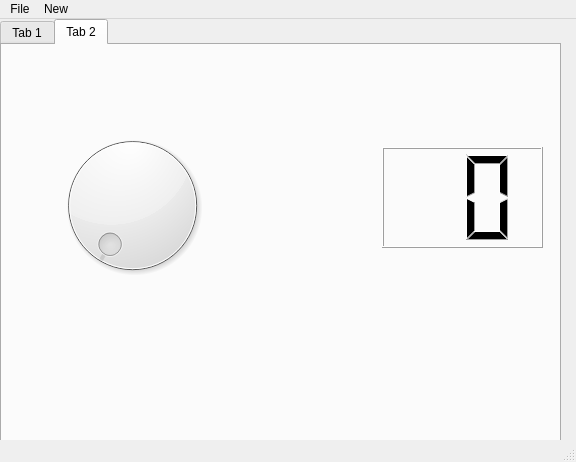
<?xml version="1.0" encoding="UTF-8"?>
<ui version="4.0">
 <class>MainWindow</class>
 <widget class="QMainWindow" name="MainWindow">
  <property name="geometry">
   <rect>
    <x>0</x>
    <y>0</y>
    <width>576</width>
    <height>462</height>
   </rect>
  </property>
  <property name="windowTitle">
   <string>MainWindow</string>
  </property>
  <widget class="QWidget" name="centralwidget">
   <widget class="QTabWidget" name="tabWidget">
    <property name="geometry">
     <rect>
      <x>0</x>
      <y>0</y>
      <width>561</width>
      <height>431</height>
     </rect>
    </property>
    <property name="currentIndex">
     <number>1</number>
    </property>
    <widget class="QWidget" name="tab">
     <attribute name="title">
      <string>Tab 1</string>
     </attribute>
     <widget class="QPushButton" name="pushButton">
      <property name="geometry">
       <rect>
        <x>10</x>
        <y>310</y>
        <width>75</width>
        <height>23</height>
       </rect>
      </property>
      <property name="text">
       <string>Masuk</string>
      </property>
     </widget>
     <widget class="QPushButton" name="pushButton_2">
      <property name="geometry">
       <rect>
        <x>90</x>
        <y>310</y>
        <width>75</width>
        <height>23</height>
       </rect>
      </property>
      <property name="text">
       <string>Keluar</string>
      </property>
     </widget>
    </widget>
    <widget class="QWidget" name="tab_2">
     <attribute name="title">
      <string>Tab 2</string>
     </attribute>
     <widget class="QDial" name="dial">
      <property name="geometry">
       <rect>
        <x>20</x>
        <y>80</y>
        <width>221</width>
        <height>161</height>
       </rect>
      </property>
     </widget>
     <widget class="QLCDNumber" name="lcdNumber">
      <property name="geometry">
       <rect>
        <x>380</x>
        <y>102</y>
        <width>161</width>
        <height>101</height>
       </rect>
      </property>
      <property name="digitCount">
       <number>2</number>
      </property>
     </widget>
    </widget>
   </widget>
  </widget>
  <widget class="QMenuBar" name="menubar">
   <property name="geometry">
    <rect>
     <x>0</x>
     <y>0</y>
     <width>576</width>
     <height>21</height>
    </rect>
   </property>
   <widget class="QMenu" name="menuFile">
    <property name="title">
     <string>File</string>
    </property>
    <widget class="QMenu" name="menuCopy">
     <property name="title">
      <string>Copy</string>
     </property>
     <property name="icon">
      <iconset>
       <normaloff>copy.png</normaloff>copy.png</iconset>
     </property>
     <addaction name="actionSebagian"/>
     <addaction name="actionSemuanya"/>
    </widget>
    <addaction name="actionNEw"/>
    <addaction name="menuCopy"/>
    <addaction name="separator"/>
    <addaction name="actionExit_2"/>
   </widget>
   <widget class="QMenu" name="menuNew">
    <property name="title">
     <string>New</string>
    </property>
   </widget>
   <addaction name="menuFile"/>
   <addaction name="menuNew"/>
  </widget>
  <widget class="QStatusBar" name="statusbar"/>
  <action name="actionNEw">
   <property name="icon">
    <iconset>
     <normaloff>new.png</normaloff>new.png</iconset>
   </property>
   <property name="text">
    <string>New</string>
   </property>
  </action>
  <action name="actionExit">
   <property name="text">
    <string>Exit</string>
   </property>
  </action>
  <action name="actionExit_2">
   <property name="icon">
    <iconset>
     <normaloff>exit.png</normaloff>exit.png</iconset>
   </property>
   <property name="text">
    <string>Exit</string>
   </property>
   <property name="statusTip">
    <string>Klik untuk Keluar</string>
   </property>
  </action>
  <action name="actionSebagian">
   <property name="text">
    <string>Sebagian</string>
   </property>
  </action>
  <action name="actionSemuanya">
   <property name="text">
    <string>Semuanya</string>
   </property>
  </action>
 </widget>
 <resources/>
 <connections>
  <connection>
   <sender>actionExit_2</sender>
   <signal>triggered()</signal>
   <receiver>MainWindow</receiver>
   <slot>close()</slot>
   <hints>
    <hint type="sourcelabel">
     <x>-1</x>
     <y>-1</y>
    </hint>
    <hint type="destinationlabel">
     <x>287</x>
     <y>230</y>
    </hint>
   </hints>
  </connection>
 </connections>
</ui>
